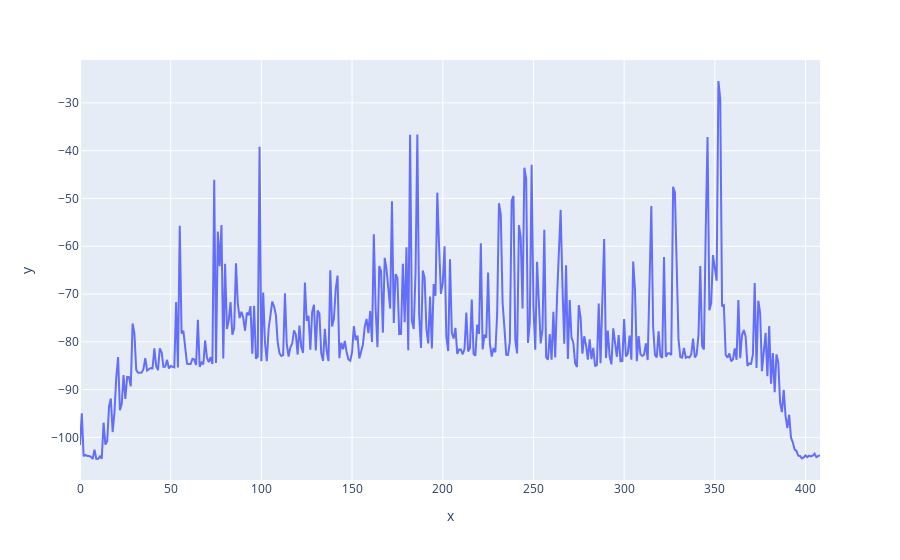

The notebook cell saved with this chart:
### Markdown cell above
## TODO

- Find a way to create a dashboard
- make the dashboard interactive to enter, start and stop a websocket connection.
- make a realtime spectrogram
- create a self updating waterfall plot (fixed window)

and once thats done. 
- Create a database to keep the data in.
- Create an ingest tool that loads into the database
- Create a way for the dashboard to query the waterfall database and produce an image.
- Join that new waterfall viz with the updating one using a subscription to the waterfall stream.

### Code cell
# plotly
import plotly.express as px
# Resample size (e.g., take max of every 100 points)
chunk_size = 40
data = fft
# Reshape and take the max
reduced_data_max = data[:len(data) // chunk_size * chunk_size].reshape(-1, chunk_size).max(axis=1)
px.line(y=reduced_data_max)

### Figure 1 — Plotly figure (JSON) as saved in the notebook; plotly's stock layout.template omitted (floating-point values rounded to 4 significant figures; data arrays with more than 128 entries replaced by an {"elided": "..."} marker saying what was removed)
{"data": [{"hovertemplate": "x=%{x}<br>y=%{y}<extra></extra>", "legendgroup": "", "line": {"color": "#636efa", "dash": "solid"}, "marker": {"symbol": "circle"}, "mode": "lines", "name": "", "orientation": "v", "showlegend": false, "type": "scatter", "x": {"elided": "409 int values"}, "xaxis": "x", "y": {"elided": "409 float values"}, "yaxis": "y"}], "layout": {"autosize": true, "legend": {"tracegroupgap": 0}, "margin": {"t": 60}, "xaxis": {"anchor": "y", "autorange": true, "domain": [0, 1], "range": [0, 408], "title": {"text": "x"}, "type": "linear"}, "yaxis": {"anchor": "x", "autorange": true, "domain": [0, 1], "range": [-108.9, -21.01], "title": {"text": "y"}, "type": "linear"}}}
